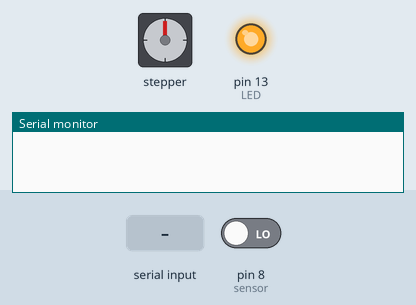
Bench run of a sketch on a simulated Arduino Uno, built with avr-gcc and run on an emulated ATmega328P. On the bench: stepper motor, output pins drawn as LEDs (lit = HIGH), the last lines printed to the serial monitor. Wiring (inferred from the names in the program): stepper motor driver (6400 steps per turn assumed): step pin 3; direction pin 2. The inputs (shaded band) are chosen by the test bench; at power-on: pin 8 (sensor) LOW. Pins used as bus, display or sensor lines are not drawn.

Above: at 1.2 s.
1.3 s: "1\n" received over Serial
At 4.1 s:
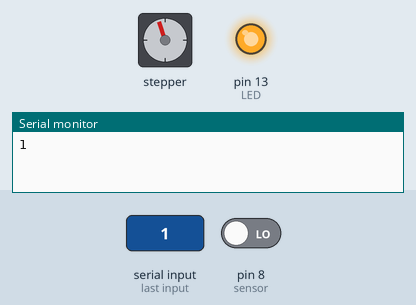
4.3 s: "0\n" received over Serial
At 7.1 s:
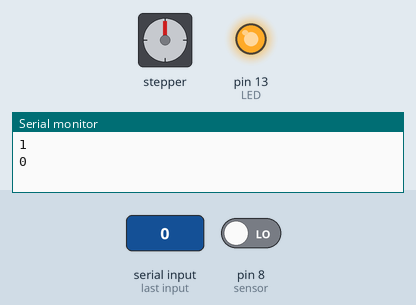
7.3 s: "2\n" received over Serial
At 9.09 s:
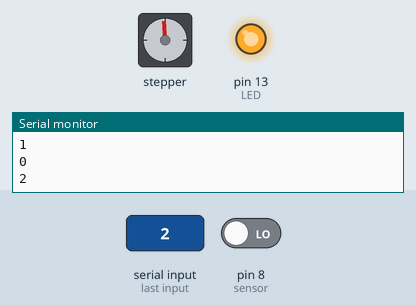
Timing chart, 0 to 11.0 s (numbered marks = the images above; inputs shaded):
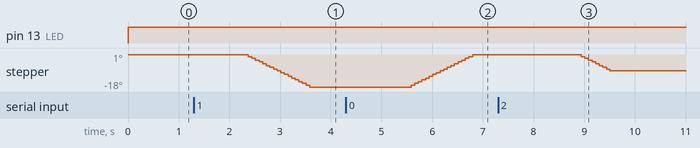

Measured:
- after the input at 1.3 s, stepper: turns 18° counter-clockwise in 1.2 s, starting after 1.1 s
- after the input at 4.3 s, stepper: turns 18° clockwise in 1.2 s, starting after 1.3 s

The sketch:

moteur_capteur.ino
```cpp
const int dirPin = 2;
const int stepPin = 3;
const int stepsPerRevolution = 6400;
const int sensor=8;
const int LED=13;
const int switchPins[] = {4, 5, 6, 7};
bool detected = false; // booleen permettant de determiner si le capteur a detecter quelquchose
int currentPositionStep = 0;
int lastPosition = 0;


void setup()
{
  pinMode(stepPin, OUTPUT);
  pinMode(dirPin, OUTPUT);
  pinMode(sensor, INPUT);
  pinMode(LED, OUTPUT); // LED Pin Output
  for (int i = 0; i < 4; i++) {
    pinMode(switchPins[i], INPUT_PULLUP);
  }
  Serial.begin(9600);
}

void loop()
{

  if(detected){
    if(Serial.available() > 0) {
      String data = Serial.readString();
      Serial.println(data);
      switch(data.toInt())
      {
          case 0: {
            rotateBridge(&lastPosition, &currentPositionStep, 0, 0);
            break;
          }
          case 1: {
            rotateBridge(&lastPosition, &currentPositionStep, 1, 320);
            break;
          }
          case 2: {
            rotateBridge(&lastPosition, &currentPositionStep, 2, 160);
            break;
          }
          case 3: {
            rotateBridge(&lastPosition, &currentPositionStep, 3, 0);
            break;
          }
          case 4: {
            rotateBridge(&lastPosition, &currentPositionStep, 4, -160);
            break;
          }
          case 5: {
            rotateBridge(&lastPosition, &currentPositionStep, 5, -320);
            break;
          }
          case 6: {
            rotateBridge(&lastPosition, &currentPositionStep, 6, -480);
            break;
          }
          case 7: {
            rotateBridge(&lastPosition, &currentPositionStep, 7, -640);
            break;
          }
          case 8: {
            rotateBridge(&lastPosition, &currentPositionStep, 8, -800);
            break;
          }
          case 9: {
            rotateBridge(&lastPosition, &currentPositionStep, 9, -960);
            break;
          }
          case 10: {
            rotateBridge(&lastPosition, &currentPositionStep, 10, -1120);
            break;
          }
          case 15:
            if(lastPosition != 15) {
              moveBackward(3200);
              currentPositionStep -= 3200;
              lastPosition = 15;
            }
            break;
          default:
            break;
      }
    }
  }

  while(!detected) {
    currentPositionStep = 0;
    digitalWrite(dirPin, HIGH);
    int sensorStatus = digitalRead(sensor);
    if(isSensorDetected(sensorStatus)){
      detected = true;
    }
    else {
      digitalWrite(stepPin, HIGH);
      delayMicroseconds(2000);
      digitalWrite(stepPin, LOW);
      delayMicroseconds(2000);
    }
  }
}

bool isSensorDetected(int sensorStatus){
  if(sensorStatus == HIGH){
    digitalWrite(LED, LOW); // LED LOW
    return false;
  }
  else{
    digitalWrite(LED, HIGH); // LED HIGH
    return true;
  }
}

void moveForward(int stepNumber) {
    for(int x = 0; x < stepNumber; x++)
    {
        digitalWrite(dirPin, LOW);

        digitalWrite(stepPin, HIGH);
        delayMicroseconds(2000);
        digitalWrite(stepPin, LOW);
        delayMicroseconds(2000);
    }
    delay(1000); // Wait a second
}

void moveBackward(int stepNumber) {
    for(int x = 0; x < stepNumber; x++)
    {
        digitalWrite(dirPin, HIGH);

        digitalWrite(stepPin, HIGH);
        delayMicroseconds(2000);
        digitalWrite(stepPin, LOW);
        delayMicroseconds(2000);
    }
    delay(1000); // Wait a second
}

int getPositionFromButtons(int switchPins[]) {

  int binaryValue = 0;
  // Lire l'état des switches et construire la valeur binaire
  for (int i = 0; i < 4; i++) {
    // Si le bouton est enfoncé (LOW), mettre le bit correspondant à 1
    if (digitalRead(switchPins[i]) == LOW) {
      binaryValue |= (1 << i);
    }
  }
  delayMicroseconds(10000);
  return binaryValue;
}

void rotateBridge(int *lastPosition, int *currentPositionStep, int positionValue, int positionStepValue) {
  if(*lastPosition != positionValue){
      if(*currentPositionStep > positionStepValue) {
        moveBackward(*currentPositionStep - positionStepValue);
      }
      else {
        moveForward(positionStepValue - *currentPositionStep);
      }
      *currentPositionStep = positionStepValue;
      *lastPosition = positionValue;
  }
}
```
